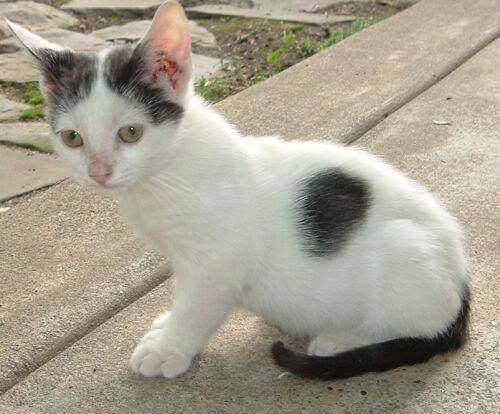
#> input picture cv_phdTang/picture/01_cat.jpg, 500 x 414 px
$ jupyter execute Untitled.ipynb   (shell and % lines are left out)
#> lines starting #> are read from the running program, lines starting #| are printed output that depends on the picture
[cell 1]
import cv2
import matplotlib.pyplot as plt
import numpy as np

[cell 2]
img = cv2.imread('picture/01_cat.jpg')
#> img is the input picture: shape (414, 500, 3); mean B, G, R 144.3, 159.9, 165.9

[cell 3]
print(img)
#> (printed output is left out)

[cell 4]
# 等待时间，毫秒级，0表示任意键终止，5000ms表示5s
cv2.imshow('image_cat',img)
cv2.waitKey(0)

# 销毁图像窗口
cv2.destroyAllWindows()

[cell 5]
def cv_show(name,img):
    cv2.imshow(name,img)
    cv2.waitKey(0)
    cv2.destroyAllWindows()
cv_show('mao',img)

[cell 6]
img.shape
#> Out = (414, 500, 3)

[cell 7]
new_img = img[0:500,0:300]# 读取部分
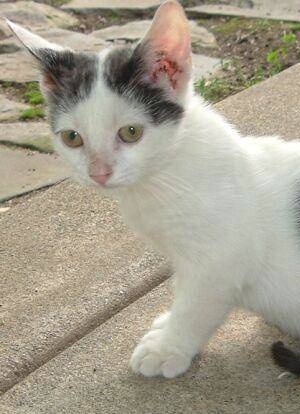
#> new_img: shape (414, 300, 3); mean B, G, R 142.4, 159.1, 165.8
# cv_show('newmao',new_img)


$ run again, with cv_phdTang/picture/03_dog.jpg copied over cv_phdTang/picture/01_cat.jpg
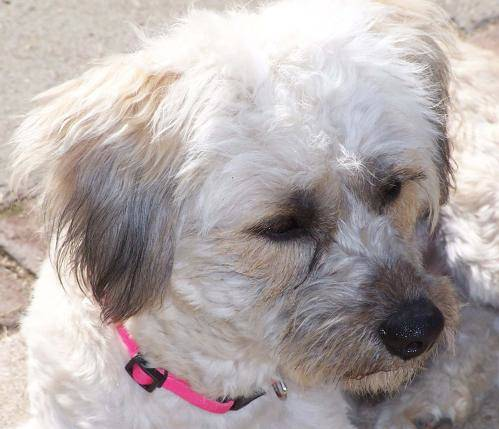
#> input picture cv_phdTang/picture/03_dog.jpg, 499 x 429 px
#> img is the input picture: shape (429, 499, 3); mean B, G, R 169.1, 169.9, 178.9
#> (printed output is left out)
#> `new_img = img[0:500,0:300]# 读取部分`:
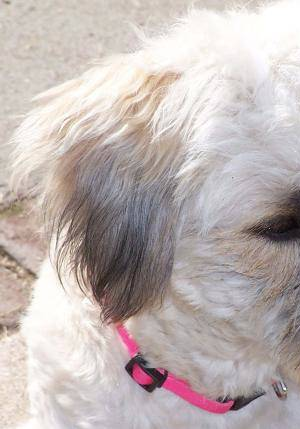
#> new_img: shape (429, 300, 3); mean B, G, R 179.7, 181.8, 192.2
